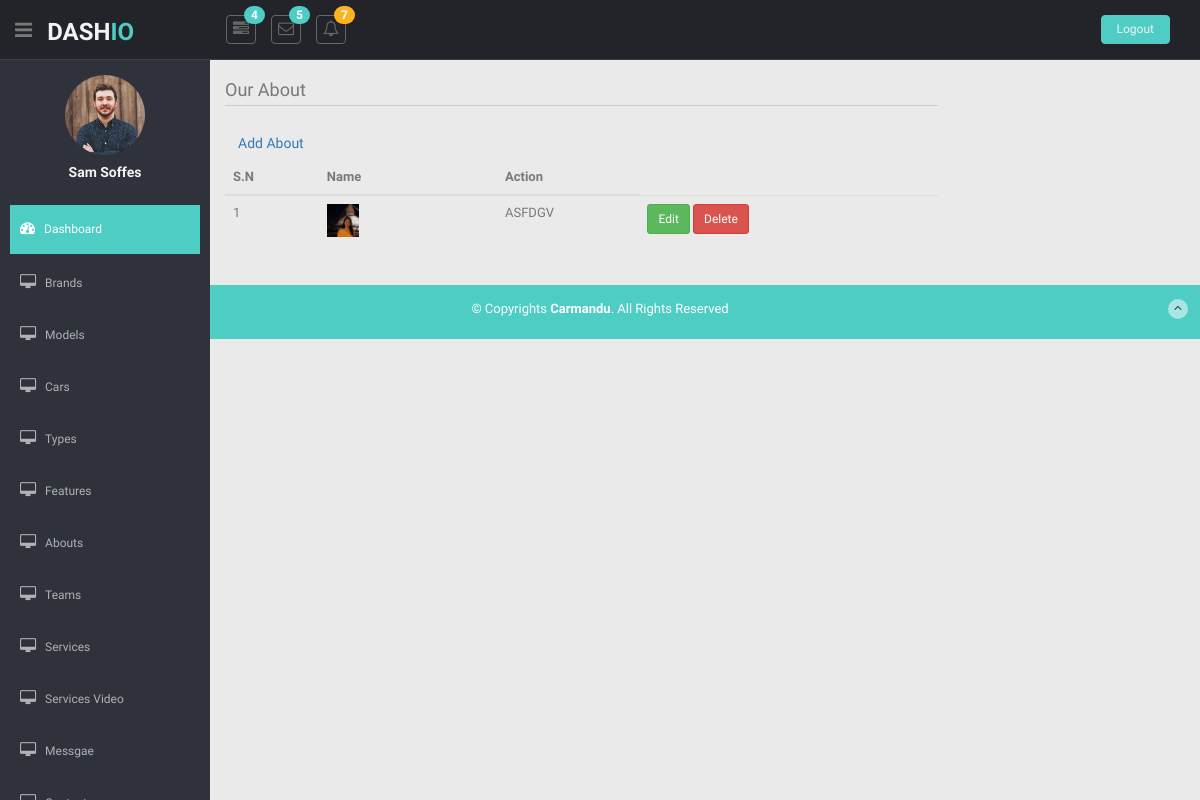
Page /dashboard/dashboard/about/list/ on the earlier database version.
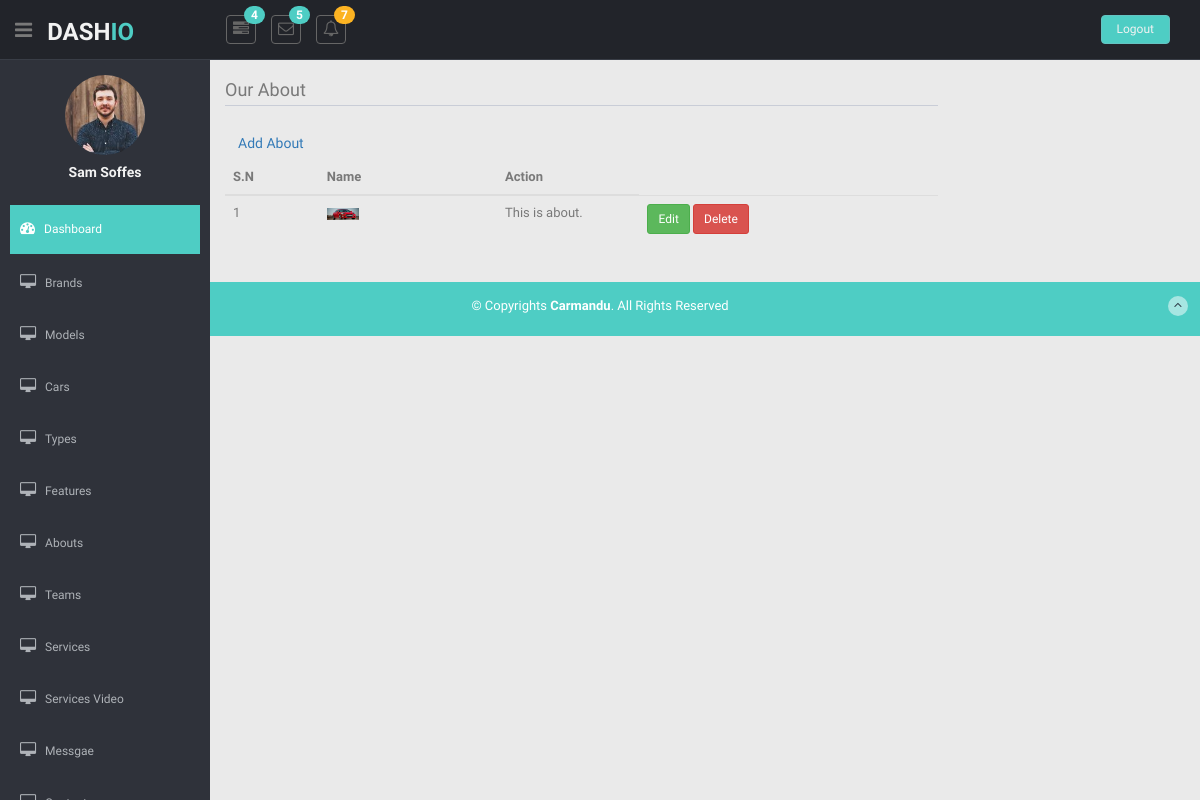
Same page on the later database version.
### dashboard/models.py (models this page shows, shortened)
class DateTimeModel(models.Model):
    created_at = models.DateTimeField(auto_now=True)
    updated_at = models.DateTimeField(auto_now_add=True, null=True, blank=True)
    deleted_at = models.DateTimeField(null=True, blank=True)
    class Meta:
        abstract = True

class About(DateTimeModel):
    image = models.ImageField(upload_to='about')
    description = RichTextField()
    class Meta:
        verbose_name = ('About')
        verbose_name_plural = ('Abouts')

### dashboard/views.py (the view)
# urls.py: path('dashboard/about/list/', AboutListView.as_view(), name='abouts'),
class AboutListView(NonDeletedListMixin,ListView):
    template_name = 'dashboard/about/list.html'
    model = About

### dashboard/mixins.py (called while the page is built)
    def get_queryset(self):
        return super().get_queryset().filter(deleted_at__isnull=True)

### dashboard/templates/dashboard/about/list.html (shortened to what this page needs)
{% extends 'dashboard/base/base.html' %}
{% load static %}
{% block content %}
<section id="main-content">
  <section class="wrapper">
    <div class="row">
      <div class="col-lg-9 main-chart">
        <div class="border-head">
          <h3>Our About</h3>
          <a href="{% url 'dashboard:about-create' %}" type="button" class="mb-1 btn btn-outline-primary">Add About</a>
        </div>
        <div class="card-body">
                        <table class="table table-hover ">
                            <thead>
                                <tr>
                                    <th scope="col">S.N</th>
                                    <th scope="col" width='25%'>Name</th>
                                    <th width='20%'>Action</th>
                                </tr>
                            </thead>
                            <tbody>
                                {% for about in object_list %}
                                <tr>
                                    <td scope="row">{{ forloop.counter }}</td>
                                    <td><img src="{{ about.image.url}}" style="width: 20%;"/></td>
                                    <td>{{ about.description|safe }}</td>
                                    <td>
                                        <span>
                                            <a href="{% url 'dashboard:about-update' about.pk %}" class="btn btn-sm btn-success"><span class ="mdi mr-1 mdi-square-edit-outline">Edit</span></a>
                                        </span>
                                        <span>
                                            <a href="{% url 'dashboard:about-delete' about.pk %}" class="btn btn-sm btn-danger delete"><span class ="mdi mr-1 mdi-trash-can">Delete</span></a>
                                        </span>
                                    </td>
                                </tr>
                                {% endfor %}
                            </tbody>
                        </table>
                    </div>
    </div>
    </div>
  </section>
</section>
{% endblock %}

Differences in the rows shown:
removed About: image (picture), description "ASFDGV"
now on this page (row edited): About: image (picture), description "This is about."
